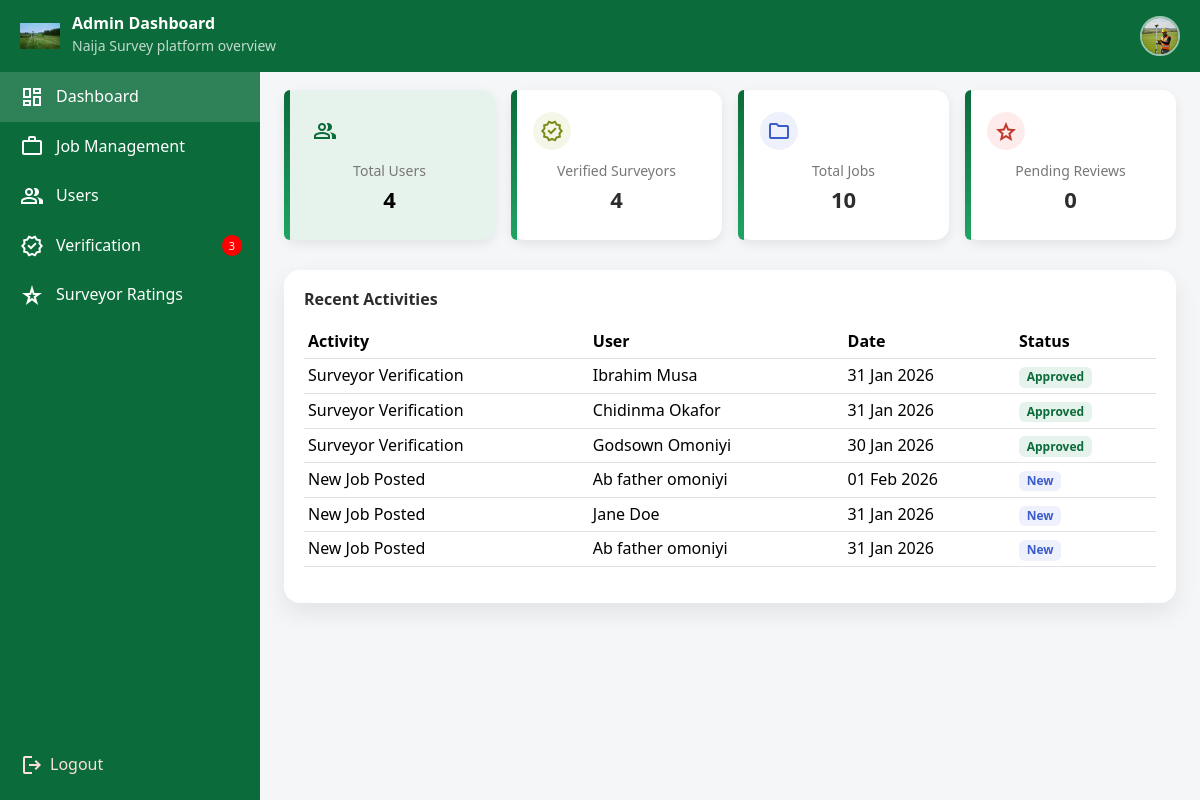
Page /admin/dashboard.php (signed in) on the committed database.
### tables this page shows
CREATE TABLE IF NOT EXISTS `surveyors_profile` (
  `id` int NOT NULL AUTO_INCREMENT,
  `account_id` int NOT NULL,
  `first_name` varchar(100) NOT NULL,
  `surname` varchar(100) NOT NULL,
  `other_names` varchar(100) DEFAULT NULL,
  `phone_number` varchar(20) NOT NULL,
  `whatsapp_number` varchar(20) NOT NULL,
  `years_of_experience` int NOT NULL,
  `bio` text NOT NULL,
  `state` varchar(100) NOT NULL,
  `lga` varchar(100) NOT NULL,
  `address` text NOT NULL,
  `profile_image` varchar(255) NOT NULL,
  `id_type` varchar(50) NOT NULL,
  `id_document` varchar(255) NOT NULL,
  `surcon_number` varchar(50) NOT NULL,
  `specialization` enum('Land & Boundary Survey','Engineering Survey','Topographic Survey','Cadastral Survey','Hydrographic Survey','GIS Survey') NOT NULL,
  `verification_status` enum('pending','verified','rejected') NOT NULL DEFAULT 'pending',
  `verified_at` datetime NOT NULL DEFAULT CURRENT_TIMESTAMP,
  `created_at` datetime NOT NULL DEFAULT CURRENT_TIMESTAMP,
  `updated_at` datetime NOT NULL DEFAULT CURRENT_TIMESTAMP ON UPDATE CURRENT_TIMESTAMP,
  `rating` decimal(2,1) NOT NULL DEFAULT '0.0',
  `reviews_count` int NOT NULL DEFAULT '0',
  PRIMARY KEY (`id`),
  KEY `fk_surveyor_user` (`account_id`)
);

CREATE TABLE IF NOT EXISTS `jobs` (
  `id` int NOT NULL AUTO_INCREMENT,
  `client_profile_id` int NOT NULL,
  `job_title` varchar(255) NOT NULL,
  `job_description` text NOT NULL,
  `proposed_budget` varchar(100) NOT NULL,
  `job_state` varchar(100) NOT NULL,
  `job_lga` varchar(100) NOT NULL,
  `job_address` text NOT NULL,
  `job_status` enum('available','taken','completed') NOT NULL DEFAULT 'available',
  `created_at` datetime NOT NULL DEFAULT CURRENT_TIMESTAMP,
  PRIMARY KEY (`id`),
  KEY `fk_jobs_client` (`client_profile_id`)
);

CREATE TABLE IF NOT EXISTS `clients_profile` (
  `id` int NOT NULL AUTO_INCREMENT,
  `account_id` int NOT NULL,
  `first_name` varchar(100) NOT NULL,
  `surname` varchar(100) NOT NULL,
  `other_names` varchar(100) DEFAULT NULL,
  `phone_number` varchar(20) NOT NULL,
  `whatsapp_number` varchar(20) NOT NULL,
  `bio` text NOT NULL,
  `state` varchar(100) NOT NULL,
  `lga` varchar(100) NOT NULL,
  `address` text NOT NULL,
  `profile_image` varchar(255) NOT NULL,
  `id_type` varchar(50) NOT NULL,
  `id_document` varchar(255) NOT NULL,
  `verification_status` enum('pending','verified','rejected') NOT NULL DEFAULT 'pending',
  `verified_at` datetime NOT NULL DEFAULT CURRENT_TIMESTAMP,
  `created_at` datetime NOT NULL DEFAULT CURRENT_TIMESTAMP,
  `updated_at` datetime NOT NULL DEFAULT CURRENT_TIMESTAMP ON UPDATE CURRENT_TIMESTAMP,
  PRIMARY KEY (`id`),
  KEY `fk_client_user` (`account_id`)
);

### Admin/dashboard.php (the view, shortened to what this page needs)
<?php
require_once "../config/db-connect.php";
$stmt = $pdo->query("SELECT COUNT(*) FROM accounts");
$totalUsers = $stmt->fetchColumn();
$stmt = $pdo->prepare("
    SELECT COUNT(*)
    FROM surveyors_profile
    WHERE verification_status = 'verified'
");
$stmt->execute();
$verifiedSurveyors = $stmt->fetchColumn();
$stmt = $pdo->query("SELECT COUNT(*) FROM jobs");
$totalJobs = $stmt->fetchColumn();
$pendingReviews = 0;
$recentSurveyors = $pdo->query("
    SELECT first_name, surname, verified_at
    FROM surveyors_profile
    WHERE verification_status = 'verified'
    ORDER BY verified_at DESC
    LIMIT 3
")->fetchAll(PDO::FETCH_ASSOC);
$recentJobs = $pdo->query("
    SELECT j.job_title, j.created_at, c.first_name, c.surname
    FROM jobs j
    JOIN clients_profile c ON j.client_profile_id = c.id
    ORDER BY j.created_at DESC
    LIMIT 3
")->fetchAll(PDO::FETCH_ASSOC);
?>
<!DOCTYPE html>
<html lang="en">
<head>
<link href="https://cdn.jsdelivr.net/npm/bootstrap@5.3.3/dist/css/bootstrap.min.css" rel="stylesheet">
<link rel="stylesheet" href="../assets/css/style.css">
</head>
<body>
<?php include __DIR__ . '/../components/nav.php'; ?>
<?php include __DIR__ . '/../components/admin-sidebar.php'; ?>
<div class="container-fluid px-6 px-md-4 main">
  <div class="row g-3">
    <div class="col-md-3"><div class="stat-card active" data-box="users">
      <div class="icon-circle users"><span class="material-symbols-outlined">group</span></div>
      <div class="stat-label">Total Users</div><div class="stat-value"><?php echo number_format($totalUsers); ?></div>
    </div></div>
    <div class="col-md-3"><div class="stat-card" data-box="verified">
      <div class="icon-circle verified"><span class="material-symbols-outlined">verified</span></div>
      <div class="stat-label">Verified Surveyors</div><div class="stat-value"><?php echo number_format($verifiedSurveyors); ?></div>
    </div></div>
    <div class="col-md-3"><div class="stat-card" data-box="jobs">
      <div class="icon-circle jobs"><span class="material-symbols-outlined">folder</span></div>
      <div class="stat-label">Total Jobs</div><div class="stat-value"><?php echo number_format($totalJobs); ?></div>
    </div></div>
    <div class="col-md-3"><div class="stat-card" data-box="reviews">
      <div class="icon-circle reviews"><span class="material-symbols-outlined">star</span></div>
      <div class="stat-label">Pending Reviews</div><div class="stat-value"><?php echo number_format($pendingReviews); ?></div>
    </div></div>
  </div>
  <div class="recent">
    <h6 class="fw-bold mb-3">Recent Activities</h6>
    <div class="table-responsive">
      <table class="table table-sm">
        <thead>
          <tr><th>Activity</th><th>User</th><th>Date</th><th>Status</th></tr>
        </thead>
        <tbody>
          <?php foreach ($recentSurveyors as $s): ?>
            <tr>
              <td>Surveyor Verification</td>
              <td><?php echo htmlspecialchars($s['first_name'].' '.$s['surname']); ?></td>
              <td><?php echo date("d M Y", strtotime($s['verified_at'])); ?></td>
              <td><span class="badge badge-approved">Approved</span></td>
            </tr>
          <?php endforeach; ?>
          <?php foreach ($recentJobs as $j): ?>
            <tr>
              <td>New Job Posted</td>
              <td><?php echo htmlspecialchars($j['first_name'].' '.$j['surname']); ?></td>
              <td><?php echo date("d M Y", strtotime($j['created_at'])); ?></td>
              <td><span class="badge badge-new">New</span></td>
            </tr>
          <?php endforeach; ?>
        </tbody>
      </table>
    </div>
  </div>
</div>
</body>
</html>

### rows in the picture
surveyors_profile: first_name+surname "Ibrahim Musa", verified_at "31 Jan 2026"
surveyors_profile: first_name+surname "Chidinma Okafor", verified_at "31 Jan 2026"
surveyors_profile: first_name+surname "Godsown Omoniyi", verified_at "30 Jan 2026"
jobs: client_profile.surname "Ab father omoniyi", created_at "01 Feb 2026"
jobs: client_profile.surname "Jane Doe", created_at "31 Jan 2026"
jobs: client_profile.surname "Ab father omoniyi", created_at "31 Jan 2026"

### other values in the picture
$totalPendingVerifications "3"
$totalUsers "4"
$verifiedSurveyors "4"
$totalJobs "10"
$pendingReviews "0"
